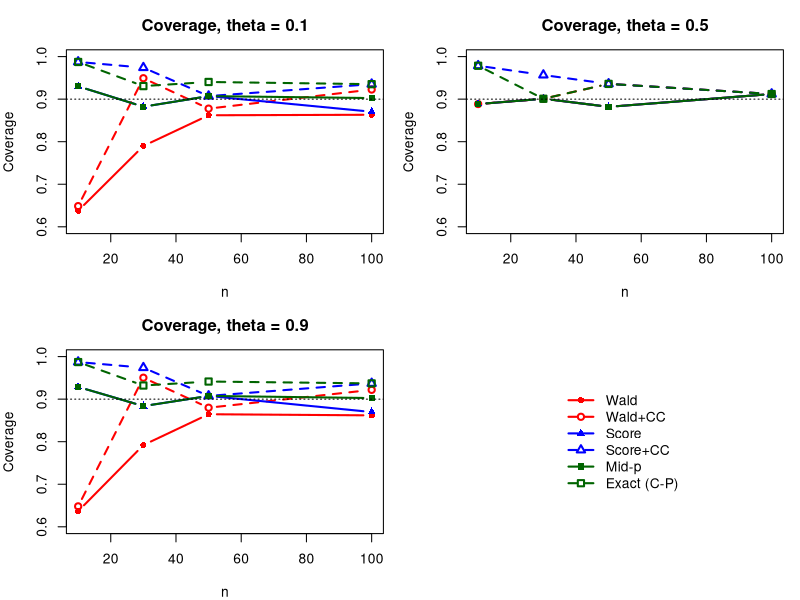
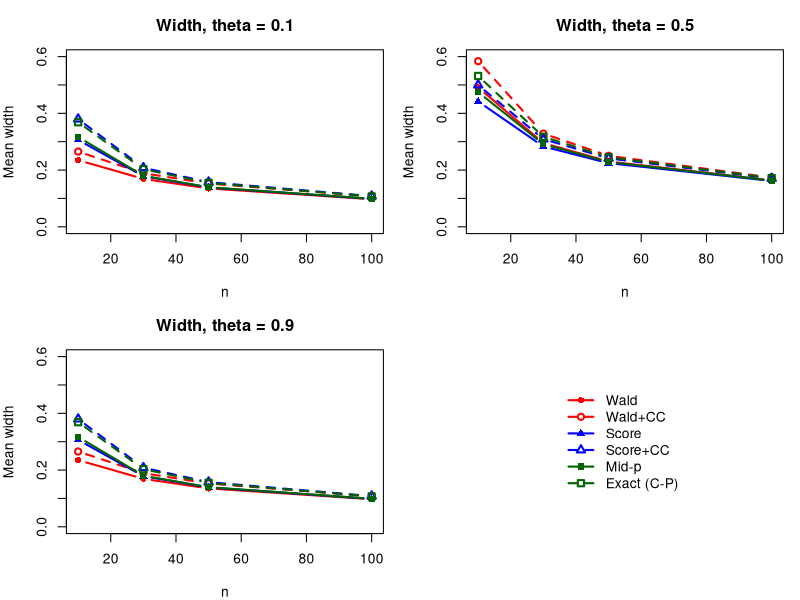

R code for these plots, in order:
# Problem 1.2
# Comparing methods with and without continuity correction (CC)
# Using prop.test and binom.test directly

set.seed(47)

ns <- c(10, 30, 50, 100)
thetas <- c(0.1, 0.5, 0.9)
N <- 1e5
alpha <- 0.10
z <- qnorm(1 - alpha/2)

# Mid-p function for one value of s
get_midp <- function(s, n) {
  lo <- 0; up <- 1
  if (s > 0) {
    f1 <- function(th) 1 - pbinom(s, n, th) + 0.5 * dbinom(s, n, th) - alpha/2
    lo <- uniroot(f1, c(0, 1))$root
  }
  if (s < n) {
    f2 <- function(th) pbinom(s - 1, n, th) + 0.5 * dbinom(s, n, th) - alpha/2
    up <- uniroot(f2, c(0, 1))$root
  }
  c(lo, up)
}

methods <- c("Wald", "Wald+CC", "Score", "Score+CC", "Mid-p", "Exact (C-P)")
cov_res <- data.frame()
w_res   <- data.frame()

for (n in ns) {
  # Compute intervals for all possible s in 0:n
  # 1. Wald
  ci_wald <- sapply(0:n, function(s) {
    p <- s / n
    p + c(-1, 1) * z * sqrt(p * (1 - p) / n)
  })
  
  # 2. Wald + CC
  ci_wald_cc <- sapply(0:n, function(s) {
    p <- s / n
    se <- sqrt(p * (1 - p) / n)
    c(max(0, p - (z * se + 1 / (2 * n))),
      min(1, p + (z * se + 1 / (2 * n))))
  })
  
  # 3. Score (no CC) using prop.test directly
  ci_score <- sapply(0:n, function(s) {
    prop.test(s, n, conf.level = 0.90, correct = FALSE)$conf.int
  })
  
  # 4. Score + CC using prop.test directly
  ci_score_cc <- sapply(0:n, function(s) {
    prop.test(s, n, conf.level = 0.90, correct = TRUE)$conf.int
  })
  
  # 5. Mid-p
  ci_midp <- sapply(0:n, get_midp, n = n)
  
  # 6. Exact Clopper-Pearson using binom.test directly
  ci_exact <- sapply(0:n, function(s) {
    binom.test(s, n, conf.level = 0.90)$conf.int
  })
  
  cis <- list(
    "Wald"        = ci_wald,
    "Wald+CC"     = ci_wald_cc,
    "Score"       = ci_score,
    "Score+CC"    = ci_score_cc,
    "Mid-p"       = ci_midp,
    "Exact (C-P)" = ci_exact
  )
  
  for (theta in thetas) {
    S <- rbinom(N, size = n, prob = theta)
    
    row_c <- data.frame(n = n, theta = theta)
    row_w <- data.frame(n = n, theta = theta)
    
    for (m in methods) {
      lims <- cis[[m]]
      # Column S + 1 corresponds to outcome S
      lo <- lims[1, S + 1]
      up <- lims[2, S + 1]
      row_c[[m]] <- mean(lo <= theta & theta <= up)
      row_w[[m]] <- mean(up - lo)
    }
    cov_res <- rbind(cov_res, row_c)
    w_res   <- rbind(w_res, row_w)
  }
}

cat("Coverage:\n")
print(round(cov_res, 4))
cat("\nMean Width:\n")
print(round(w_res, 3))

# Plots
cols <- c("red", "red", "blue", "blue", "darkgreen", "darkgreen")
ltys <- c(1, 2, 1, 2, 1, 2)
pchs <- c(16, 1, 17, 2, 15, 0)

# Coverage plot
par(mfrow = c(2, 2), mar = c(4, 4, 3, 1))
for (th in thetas) {
  sub_c <- cov_res[cov_res$theta == th, ]
  matplot(sub_c$n, sub_c[, methods], type = "b", pch = pchs, col = cols,
          lty = ltys, lwd = 2, ylim = c(0.6, 1.0), xlab = "n", ylab = "Coverage",
          main = paste("Coverage, theta =", th))
  abline(h = 0.90, lty = 3)
}
plot.new()
legend("center", methods, col = cols, lty = ltys, pch = pchs, lwd = 2, bty = "n")

# Width plot
par(mfrow = c(2, 2), mar = c(4, 4, 3, 1))
for (th in thetas) {
  sub_w <- w_res[w_res$theta == th, ]
  matplot(sub_w$n, sub_w[, methods], type = "b", pch = pchs, col = cols,
          lty = ltys, lwd = 2, ylim = c(0, 0.6), xlab = "n", ylab = "Mean width",
          main = paste("Width, theta =", th))
}
plot.new()
legend("center", methods, col = cols, lty = ltys, pch = pchs, lwd = 2, bty = "n")
